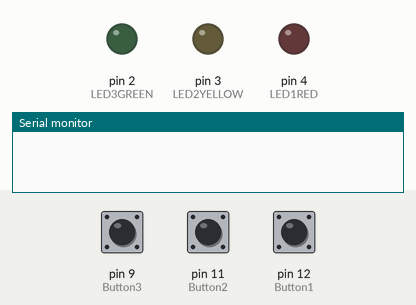
The sketch below on a simulated Arduino Uno, built with avr-gcc and run on an emulated ATmega328P. Parts: output pins drawn as LEDs (lit = HIGH), the last lines printed to the serial monitor. Dashed ring = blinking. The inputs (shaded band) are chosen by the test bench; at power-on: pin 11 (Button2) HIGH, pin 9 (Button3) HIGH, pin 12 (Button1) LOW.

Above: at 1.2 s.
1.3 s: pin 11 (Button2) pulled LOW for 0.15 s
At 1.6 s:
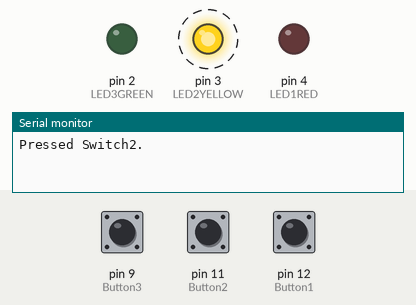
4.3 s: pin 9 (Button3) pulled LOW for 3.2 s
At 8.7 s:
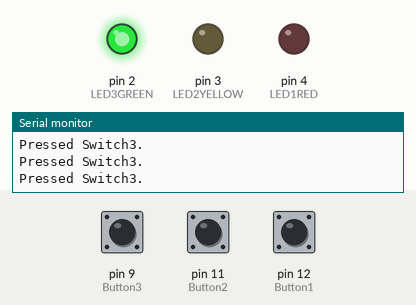
10.5 s: pin 12 (Button1) pulled HIGH for 0.15 s
At 11.0 s:
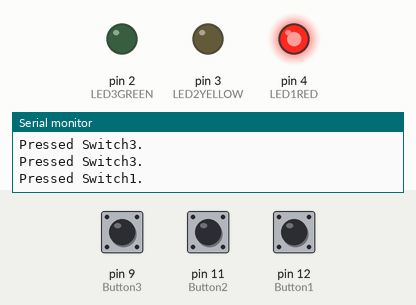
13.6 s: pin 12 (Button1) pulled HIGH for 1 s
At 15.3 s:
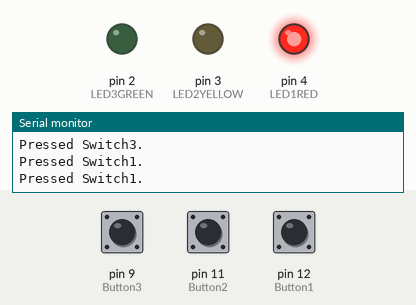
17.6 s: pin 12 (Button1) pulled HIGH for 3.2 s
At 21.2 s:
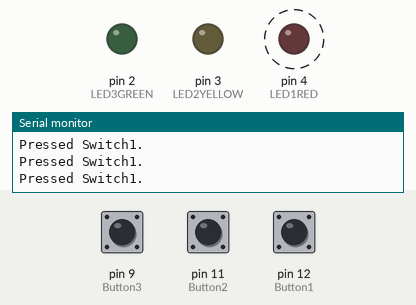
Timing chart, 0 to 22.7 s (numbered marks = the images above; inputs shaded):
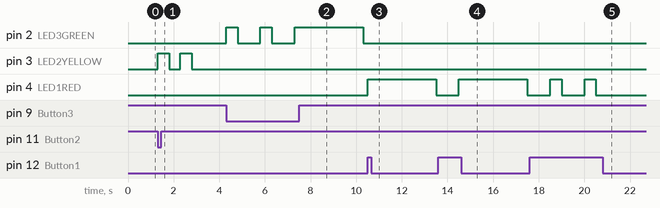

The sketch:

Ass1.ino
```cpp
#define Button1 12
#define Button2 11
#define Button3 9
#define LED1RED 4
#define LED2YELLOW 3
#define LED3GREEN 2
#define pressed LOW//เหมือนไม่ได้กด
#define unpressed HIGH//เหมือนกดค้าง
unsigned long tc1=0;
unsigned long tc3=0;
unsigned long t1=0;
unsigned long t3=0;

void setup(){
  Serial.begin(9600);
  pinMode(Button1,INPUT);
    pinMode(Button2,INPUT);
      pinMode(Button3,INPUT_PULLUP);
  pinMode(LED1RED,OUTPUT);
    pinMode(LED2YELLOW,OUTPUT);
      pinMode(LED3GREEN,OUTPUT);
}

void loop(){
  int readSwitch1=digitalRead(Button1);
  int readSwitch2=digitalRead(Button2);
  int readSwitch3=digitalRead(Button3);


  if(readSwitch1 == unpressed && millis()- tc1 > 1000 && digitalRead(LED1RED) == LOW && digitalRead(LED3GREEN) == LOW){
    tc1 = millis();
    Serial.println("Pressed Switch1.");
    digitalWrite(LED1RED,HIGH);
    t1 = millis();
    }
  else if( millis()- t1 > 3000 || (readSwitch1 == unpressed && millis() - t1 > 500 && digitalRead(LED1RED) == HIGH)){
    digitalWrite(LED1RED,LOW);
    tc1 = millis();
    t1 = millis();
     }


  if(readSwitch3 == pressed && millis()- tc3 > 1000 && digitalRead(LED1RED) == LOW){
    tc3 = millis();
    Serial.println("Pressed Switch3.");
    digitalWrite(LED3GREEN,HIGH);
    t3 = millis();
    }
  else if( millis()- t3 > 3000 || (readSwitch3 == pressed && millis() - t3 > 500 && digitalRead(LED3GREEN) == HIGH && digitalRead(LED1RED) == LOW)){
    digitalWrite(LED3GREEN,LOW);
    tc3 = millis();
    t3 = millis();
     }


      if(readSwitch2 == pressed && digitalRead(LED3GREEN) == LOW && digitalRead(LED1RED) == LOW){//UP
    Serial.println("Pressed Switch2.");
    digitalWrite(LED2YELLOW,HIGH);
    delay(500);
    digitalWrite(LED2YELLOW,LOW);
    delay(500);
    digitalWrite(LED2YELLOW,HIGH);
    delay(500);
    digitalWrite(LED2YELLOW,LOW);
    delay(500);
  }
  else{
     digitalWrite(LED2YELLOW,LOW);
    }


}
```

Measured:
- after the input at 1.3 s, pin 3 (LED2YELLOW): alternates HIGH for 0.50 s and LOW for 0.50 s, 4 changes in all, then stays LOW, starting at once
- after the input at 4.3 s, pin 2 (LED3GREEN): goes HIGH 0.50 s, LOW 1.0 s, HIGH 0.50 s, LOW 1.0 s, HIGH 3.0 s, then LOW, starting at once
- after the input at 10.5 s, pin 4 (LED1RED): LOW → HIGH at once, → LOW 3.0 s later
- after the input at 13.6 s, pin 4 (LED1RED): LOW → HIGH after 0.90 s, → LOW 3.0 s later
- after the input at 17.6 s, pin 4 (LED1RED): alternates HIGH for 0.50 s and LOW for 1.0 s, 4 changes in all, then stays LOW, starting after 0.90 s
